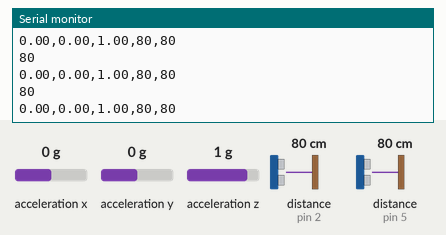
This sketch was run on a simulated Arduino Uno, built with avr-gcc and run on an emulated ATmega328P. Shown: the last lines printed to the serial monitor. The inputs (shaded band) are chosen by the test bench; at power-on: distance to the obstacle (sensors on pin 2, pin 5) 80 cm, acceleration x 0 g, acceleration y 0 g, acceleration z 1 g.

Above: at 1.2 s.
1.3 s: distance to the obstacle (sensor on pin 2) set to 9 cm
At 1.33 s:
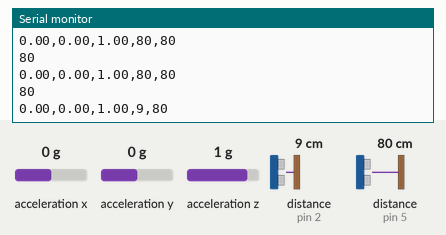
4.3 s: distance to the obstacle (sensor on pin 5) set to 4 cm
At 4.35 s:
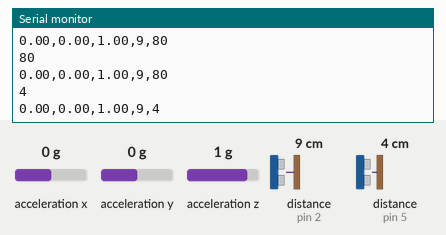
7.3 s: acceleration x set to -1.4 g
At 7.3 s:
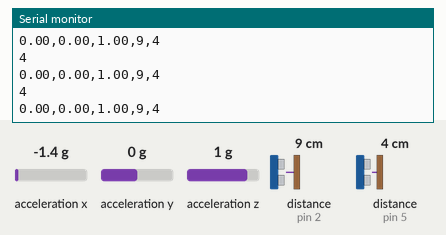
10.3 s: acceleration y set to -1.4 g
At 10.3 s:
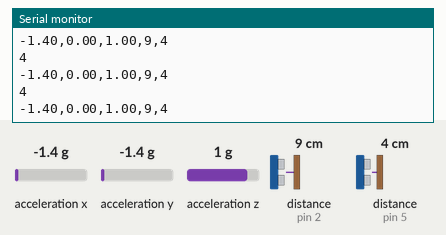
11.8 s: acceleration z set to -1.4 g
At 11.81 s:
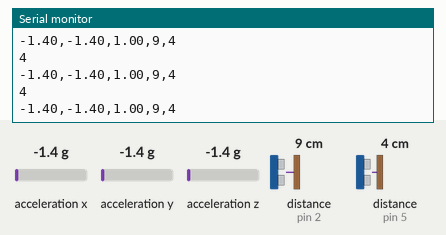
13.3 s: distance to the obstacle (sensor on pin 2) set to 2 cm
At 13.31 s:
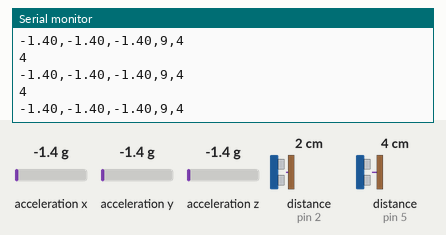
Timing chart, 0 to 15.8 s (numbered marks = the images above; inputs shaded):
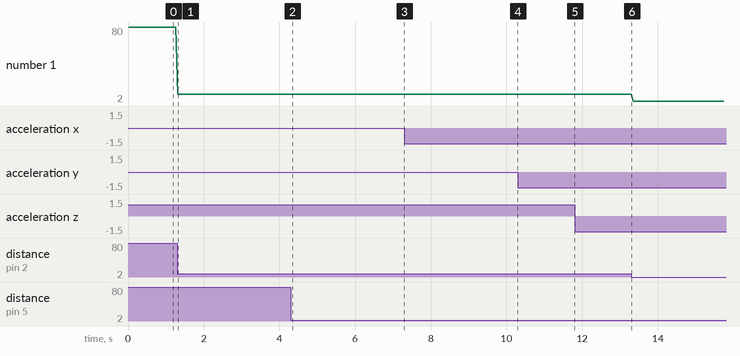

The sketch:

test-accel-ultrason-double_01.ino
```cpp
// Ajouter les biliothèques qui manquent
#include <Wire.h>
#include <ADXL345.h>
#include "Ultrasonic.h"

//Variable pour l'inclinaison
double tolerance = 0.3;

// Déclarer les composants qu'on utilise
ADXL345 accel;
Ultrasonic ultrasonic (2);
Ultrasonic ultrasonic2 (5);

void setup() {
  Serial.begin(9600); // Définiton vitesse des infos
  accel.powerOn(); // On active notre capteur
}

void loop() {

  //Accélérémètres infos
  double xyz[3];
  accel.getAcceleration(xyz);

  // Ultrason Droit
  long RangeInCentimetersDR = ultrasonic.MeasureInCentimeters(); // mesurer la distance en cm
  //Serial.println(RangeInCentimetersDR);//0~400cm
  if (RangeInCentimetersDR < 25) {
    // Serial.println("le pied DROIT est détecté");
  } else {
    //Serial.println("le pied DROIT n'est pas détecté");
  }

  //Ultrason Gauche
  long RangeInCentimetersGA = ultrasonic2.MeasureInCentimeters(); // mesurer la distance en cm
  Serial.println(RangeInCentimetersGA);//0~400cm
  if (RangeInCentimetersGA < 25) {
    //Serial.println("le pied GAUCHE est détecté");
  } else {
    // Serial.println("le pied GAUCHE n'est pas détecté");
  }
  // delay(1000); // attendre un peu entre deux mesures.

 //Accéléromètre degrés
  Serial.print(xyz[0]);
  Serial.print(",");

  Serial.print(xyz[1]);
  Serial.print(",");

  Serial.print(xyz[2]);
  Serial.print(",");

  Serial.print(RangeInCentimetersDR);
  Serial.print(",");

  Serial.print(RangeInCentimetersGA);
  Serial.println();
  delay(50);


  if (xyz[0] > tolerance) {
    //Serial.println("forward");
  } else if (xyz[0] < -tolerance) {
    //Serial.println("back");
  } else {
    // Serial.println("ok xy");
  }

  if (xyz[1] > tolerance) {
    //Serial.println("left");
  } else if (xyz[1] < -tolerance) {
    //Serial.println("right")
  } else {
    //serial.println("okey xy");
  }


}
```

Measured:
- after the input at 1.3 s, the serial monitor: prints a new line at once (image 1)
- after the input at 4.3 s, the serial monitor: prints a new line at once (image 2)
- plotted number 1: 80 → 9 after the input at 1.3 s, 9 → 2 after the input at 13.3 s
